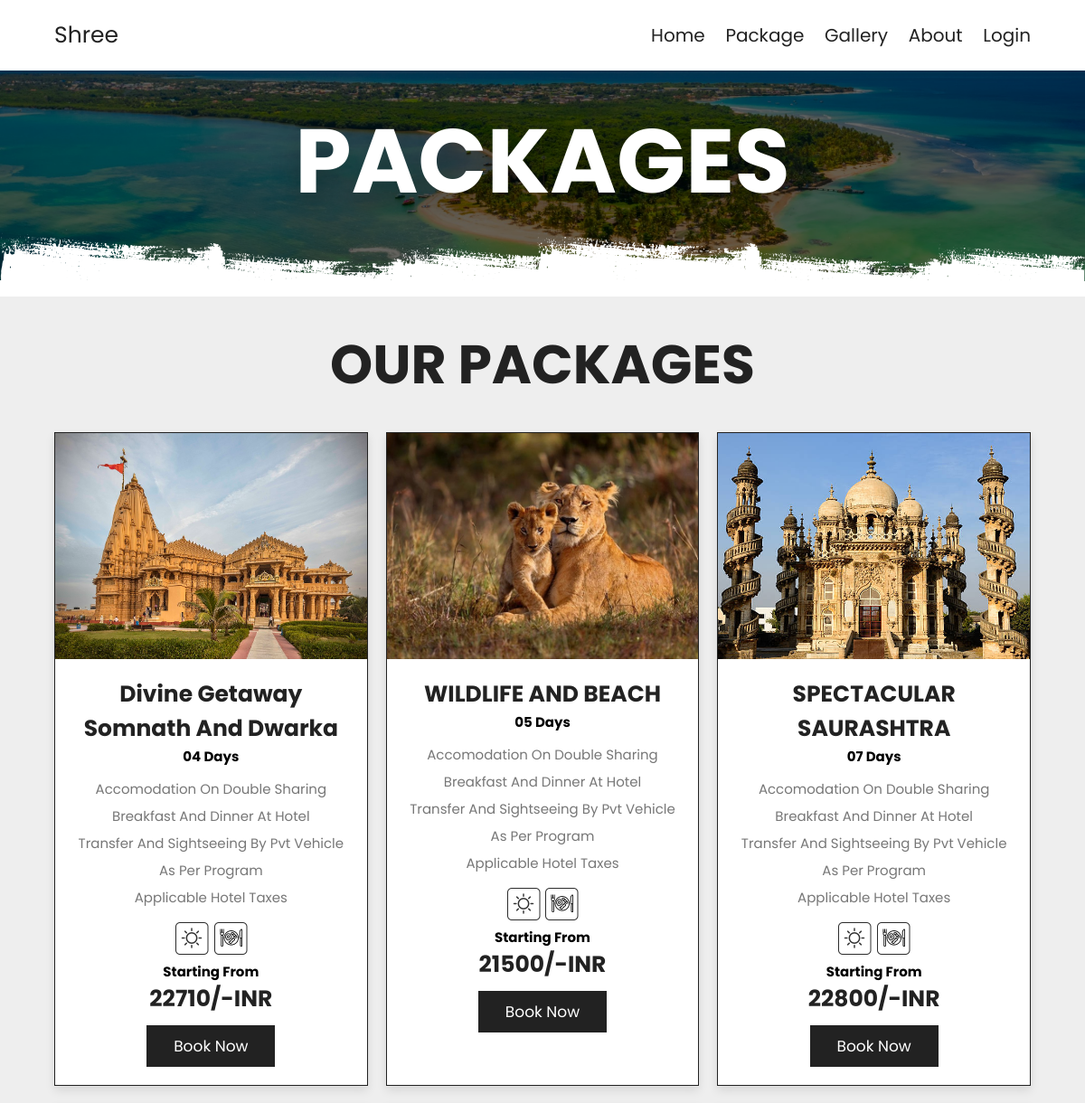
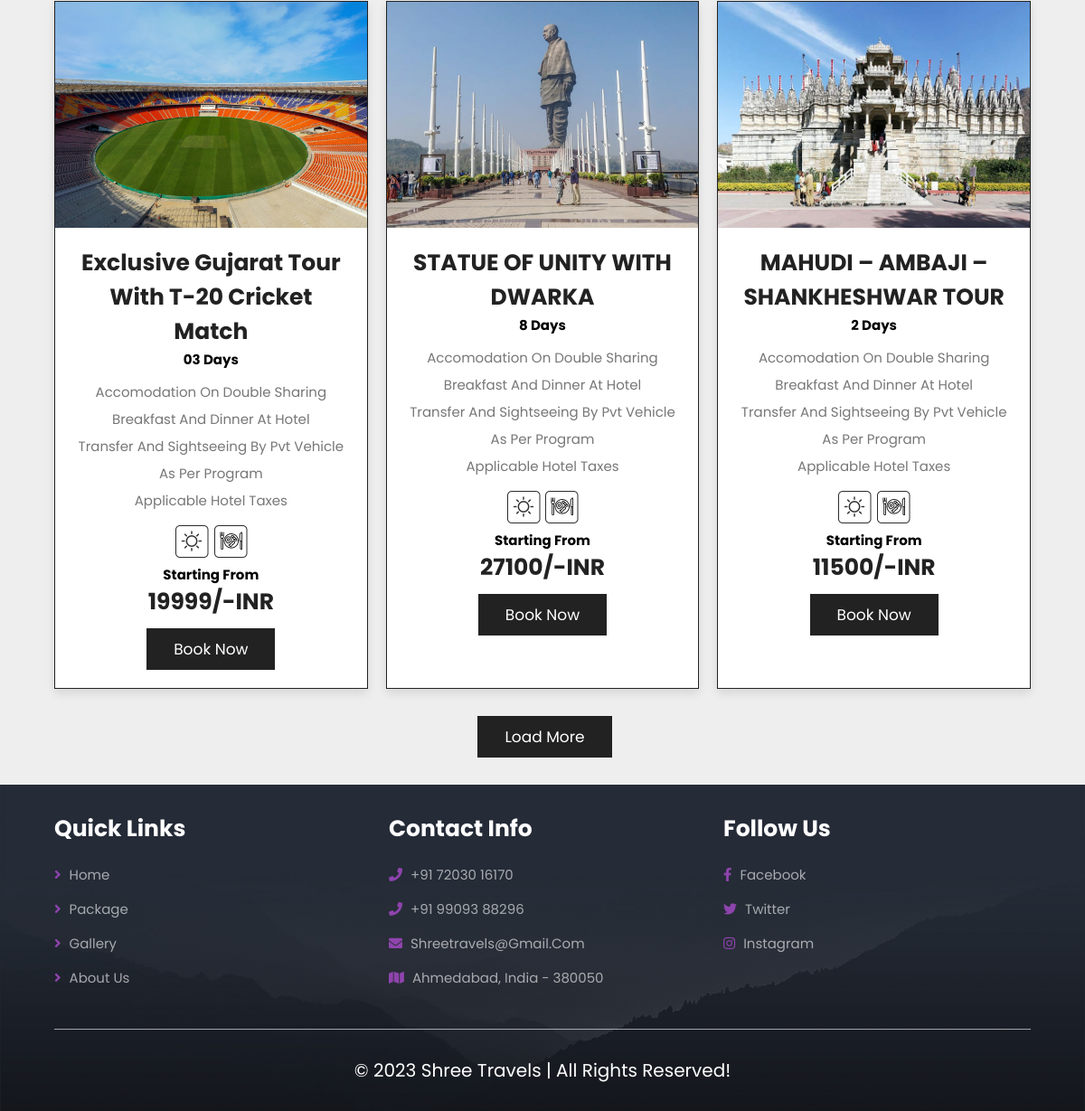
Page /packages/ on the committed database (2 pictures, top to bottom).
### home/models.py (models this page shows, shortened)
class Package(models.Model):
    ptitle = models.CharField( max_length=122,default="")
    pdays = models.CharField( max_length=122,default="")
    pdesc = RichTextField(default="")
    price = models.IntegerField(default=0)
    img = models.ImageField(upload_to='images',default="")
    acco = RichTextField(default="")
    meal = RichTextField(default="")
    inc = RichTextField(default="")

### home/views.py (the view)
# urls.py: path('packages/',views.package,name="package"),
def package(request):
    packages = Package.objects.all()
    return render(request,"package.html",{'packages':packages})

### templates/package.html
{% extends "base.html" %}
{% block content %}
<div class="heading" style="background:url(/static/images/header-bg-2.png) no-repeat">
    <h1>packages</h1>
 </div>
<section class="home-packages">
  <h1 class="heading-title">our packages</h1>
  <div class="box-container">
    {% for package in packages %}
    <div class="box">
      <div class="image">
        <img src="{{package.img.url}}" alt="" />
      </div>
      <div class="content">
        <h3>{{package.ptitle}}</h3>
        <h2>{{package.pdays}} days</h2>
        <p>Accomodation on double sharing <br> breakfast and dinner at hotel <br> Transfer and sightseeing by pvt vehicle as per program <br> Applicable hotel taxes</p>
        <a href=""><img src="/static/images/highlight.png" alt="" style="width: 40px" /></a>
        <a href=""><img src="/static/images/meal.png" alt="" style="width: 40px" /></a>
        <h1>Starting From</h1>
        <h3>{{package.price}}/-INR</h3>
        {% if user.is_authenticated %}
        <a href="{% url 'package_detail' package.id %}" class="btn">book now</a>
        {% else %}
        <a href="{% url 'signup' %}" class="btn" onclick="openPopup()">book now</a>
        {% endif %}
      </div>
    </div>
    {% endfor %}
  <div class="load-more">
    <a href="{% url 'package' %}" class="btn" id="">load more</a>
  </div>
</section>
{% endblock content %}

### static/css/style.css (style rules this page uses)
:root { --main-color: #8e44ad; --black: #222; --white: #fff; --light-black: #777; --light-white: #fff9; --dark-bg: rgba(0, 0, 0, 0.7); --light-bg: #eee; --border: 0.1rem solid var(--black); --box-shadow: 0 0.5rem 1rem rgba(0, 0, 0, 0.1); --text-shadow: 0 1.5rem 3rem rgba(0, 0, 0, 0.3); }
* { font-family: "Poppins", sans-serif; margin: 0; padding: 0; box-sizing: border-box; outline: none; border: none; text-decoration: none; text-transform: capitalize; }
html { font-size: 62.5%; overflow-x: hidden; }
section { padding: 5rem 10%; }
.heading { background-size: cover !important; background-position: center !important; padding-top: 10rem; padding-bottom: 15rem; display: flex; align-items: center; justify-content: center; height: 80px; }
.heading h1 { font-size: 10rem; text-transform: uppercase; color: var(--white); text-shadow: var(--text-shadow); }
.btn { display: inline-block; background: var(--black); margin-top: 1rem; color: var(--white); font-size: 1.7rem; padding: 1rem 3rem; cursor: pointer; }
.heading-title { text-align: center; margin-bottom: 3rem; font-size: 6rem; text-transform: uppercase; color: var(--black); }
.home-packages { background: var(--light-bg); }
.home-packages .box-container { display: grid; grid-template-columns: repeat(auto-fit, minmax(30rem, 1fr)); gap: 2rem; }
.home-packages .box-container .box { border: var(--border); box-shadow: var(--box-shadow); background: var(--white); }
.home-packages .box-container .box .image { height: 25rem; overflow: hidden; }
.home-packages .box-container .box .image img { height: 100%; width: 100%; object-fit: cover; transition: 0.2s linear; }
.home-packages .box-container .box .content { padding: 2rem; text-align: center; }
.home-packages .box-container .box .content h3 { font-size: 2.5rem; color: var(--black); }
.home-packages .box-container .box .content p { font-size: 1.5rem; color: var(--light-black); line-height: 2; padding: 1rem 0; }
.home-packages .load-more { margin: 0 auto; width: 313%; text-align: center; }
@media (max-width: 1200px) { section { padding: 3rem 5%; } }

### rows in the picture
Package: img (picture), ptitle "Divine Getaway Somnath And Dwarka", pdays "04", price "22710"
Package: img (picture), ptitle "WILDLIFE AND BEACH", pdays "05", price "21500"
Package: img (picture), ptitle "SPECTACULAR SAURASHTRA", pdays "07", price "22800"
Package: img (picture), ptitle "Exclusive Gujarat Tour With T-20 Cricket Match", pdays "03", price "19999"
Package: img (picture), ptitle "STATUE OF UNITY WITH DWARKA", pdays "8", price "27100"
Package: img (picture), ptitle "MAHUDI – AMBAJI – SHANKHESHWAR TOUR", pdays "2", price "11500"
